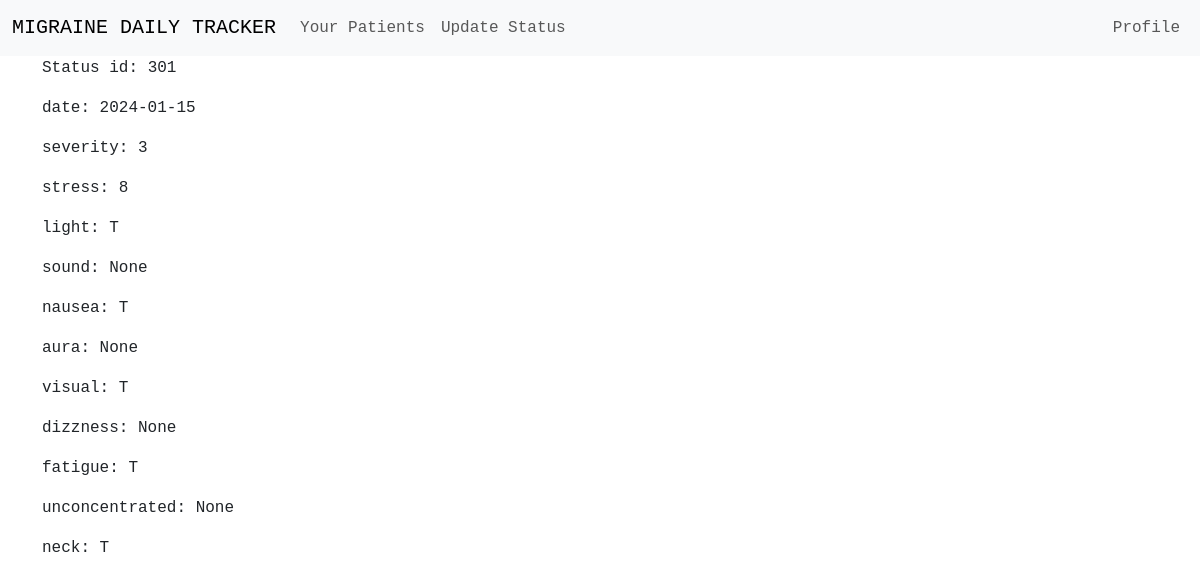
Page /user_details/102 (signed in) on the earlier database version.
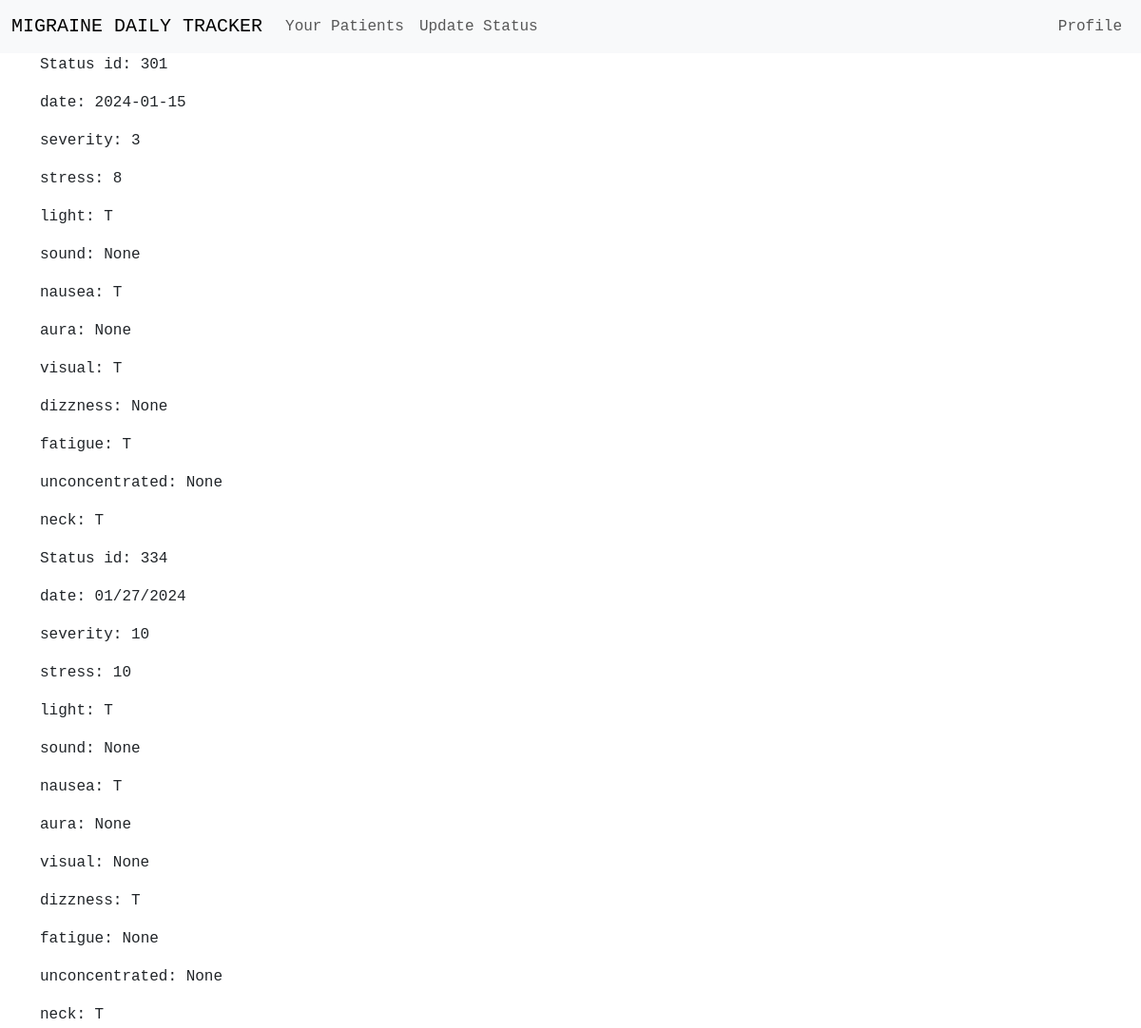
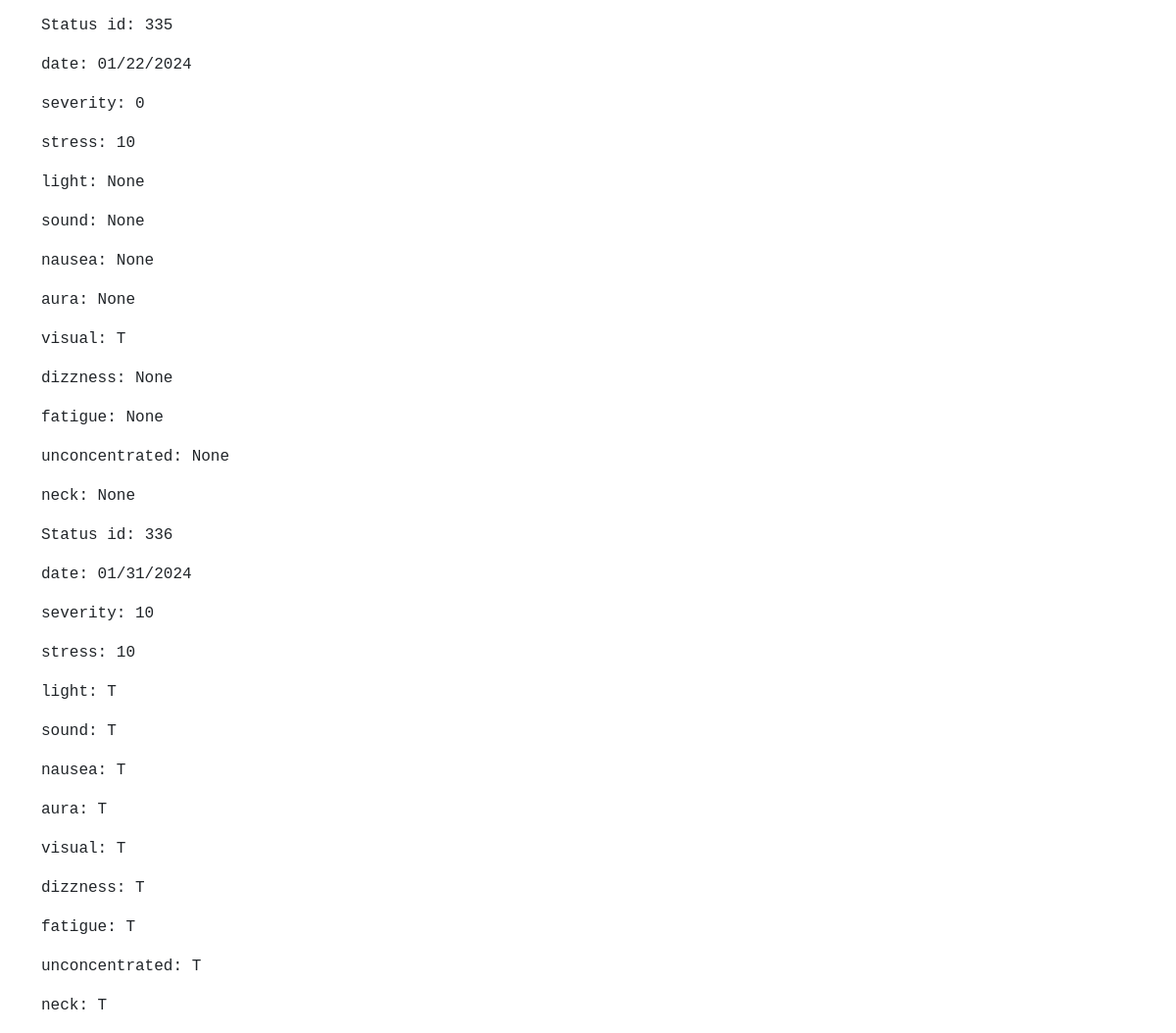
Same page on the later database version (2 pictures, top to bottom).
### website/models.py (models this page shows)
class Status(db.Model):
    id = db.Column(db.Integer, primary_key=True, autoincrement=True)
    date = db.Column(db.String(150))
    severity = db.Column(db.Integer)
    stress = db.Column(db.Integer)
    light = db.Column(db.String(1))
    sound = db.Column(db.String(1))
    nausea = db.Column(db.String(1))
    aura = db.Column(db.String(1))
    visual = db.Column(db.String(1))
    dizzness = db.Column(db.String(1))
    fatigue = db.Column(db.String(1))
    unconcentrated = db.Column(db.String(1))
    neck = db.Column(db.String(1))
    user_id = db.Column(db.Integer, db.ForeignKey("user.id"))

### website/views.py (the view)
@views.route("/user_details/<int:user_id>")
@login_required
def user_details(user_id):
    print(user_id)
    if user_id:
        status_details = (
            db.session.query(
                Status.id,
                Status.date,
                Status.severity,
                Status.stress,
                Status.light,
                Status.sound,
                Status.nausea,
                Status.aura,
                Status.visual,
                Status.dizzness,
                Status.fatigue,
                Status.unconcentrated,
                Status.neck
            ).filter(
                Status.user_id == user_id
            ).all()
        )
        for i in status_details:
            print(i)
        return render_template("user_details.html", status_details=status_details)
    else:
        flash("User not found", "error")
        return redirect(url_for("views.care_home"))

### website/__init__.py (called while the page is built)
def create_app():
    app = Flask(__name__)
    app.config["SECRET_KEY"] = "heisenberg"
    app.config["SQLALCHEMY_DATABASE_URI"] = f"sqlite:///{DB_NAME}"
    db.init_app(app)
    from .views import views
    from .auth import auth
    app.register_blueprint(views, url_prefix="/")
    app.register_blueprint(auth, url_prefix="/")
    from .models import User, Caretaker, Admin
    create_database(app)
    login_manager = LoginManager()
    login_manager.login_view = "auth.login"
    login_manager.login_message = "User needs to be logged in to view this page"
    login_manager.login_message_category = "error"
    login_manager.init_app(app)
    @login_manager.user_loader
    def load_user(email):
        u = User.query.get(email)
        c = Caretaker.query.get(email)
        a = Admin.query.get(email)
        return u or c or a
    return app

### website/templates/user_details.html
{% extends "care_base.html" %}
{% block body %}
    {% for i in status_details %}
        <p>Status id: {{ i[0] }}</p>
        <p>date: {{ i[1] }}</p>
        <p>severity: {{ i[2] }}</p>
        <p>stress: {{ i[3] }}</p>
        <p>light: {{ i[4] }}</p>
        <p>sound: {{ i[5] }}</p>
        <p>nausea: {{ i[6] }}</p>
        <p>aura: {{ i[7] }}</p>
        <p>visual: {{ i[8] }}</p>
        <p>dizzness: {{ i[9] }}</p>
        <p>fatigue: {{ i[10] }}</p>
        <p>unconcentrated: {{ i[11] }}</p>
        <p>neck: {{ i[12] }}</p>
    {% endfor %}
{% endblock %}

### website/templates/care_base.html (shortened to what this page needs)
<!DOCTYPE html>
<html lang="en">
<head>
    <link rel="stylesheet" href="../static/css/main.css">
</head>
<body>
    <nav class="navbar navbar-expand-lg navbar-light bg-light d-flex justify-content-between align-items-center">
        <div class="collapse navbar-collapse container-fluid" id="navbarText">
            <ul class="navbar-nav mr-auto">
                <a class="navbar-brand">MIGRAINE DAILY TRACKER</a>
                <li class="nav-item">
                    <a class="nav-link {% block homeActive %}{% endblock %}" href="/care_home">Your Patients</a>
                </li>
                <li class="nav-item">
                    <a class="nav-link {% block cuActive %}{% endblock %}" href="/care_update">Update Status</a>
                </li>
            </ul>
            <ul class="navbar-nav mr-auto d-flex">
                <li class="nav-item">
                    <a class="nav-link {% block profileActive %}{% endblock %}" href="/care_profile">Profile</a>
                </li>
            </ul>
        </div>
    </nav>
    <div class="container">
        {% block body %}{% endblock  %}
    </div>
</body>
</html>

Differences in the rows shown:
added Status: id "334", date "01/27/2024", severity "10", stress "10", light "T", i "None", nausea "T", dizzness "T", neck "T"
added Status: id "335", date "01/22/2024", severity "0", stress "10", i "None", visual "T"
added Status: id "336", date "01/31/2024", severity "10", stress "10", light "T", sound "T", nausea "T", aura "T", visual "T", dizzness "T", fatigue "T", unconcentrated "T", neck "T"
